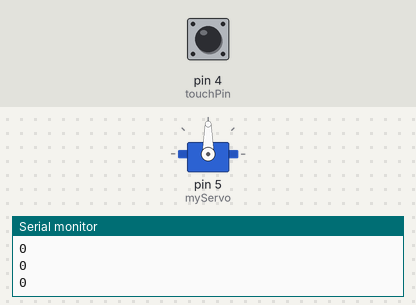
Bench run of a sketch on a simulated Arduino Uno, built with avr-gcc and run on an emulated ATmega328P. On the bench: servo, the last lines printed to the serial monitor. The test bench sets the inputs (shaded band); at power-on: pin 4 (touchPin) LOW.

Above: at 1.2 s.
1.3 s: pin 4 (touchPin) pulled HIGH for 3.2 s
At 5.6 s:
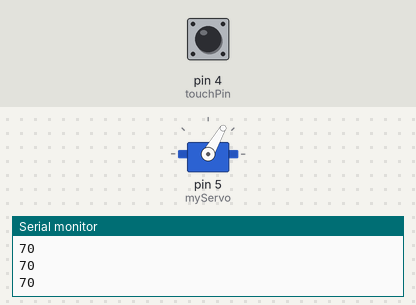
6.0 s: pin 4 (touchPin) pulled HIGH for 3.2 s
At 10.3 s:
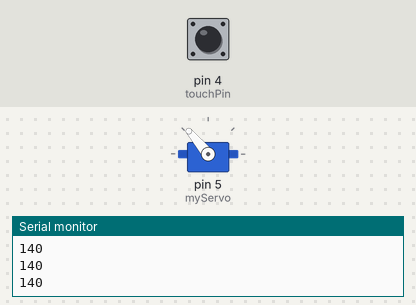
10.7 s: pin 4 (touchPin) pulled HIGH for 0.15 s
At 11.6 s:
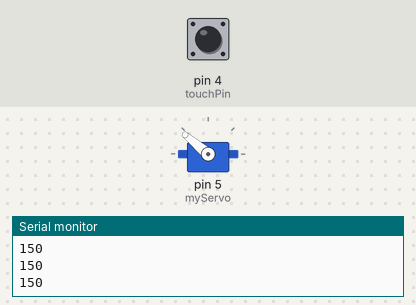
12.3 s: pin 4 (touchPin) pulled HIGH for 1 s
At 13.2 s:
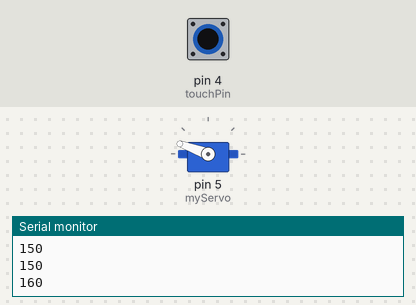
Timing chart, 0 to 15.3 s (numbered marks = the images above; inputs shaded):
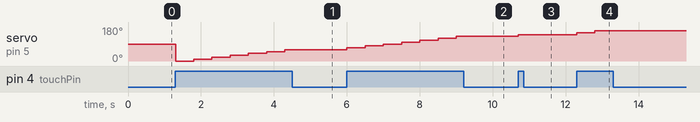

The sketch:

ServoModesAndControls_2.ino
```cpp
#include <Servo.h>

Servo myServo;
int touchPin = 4;
int pos = 0;

bool servo_direction = false; // true is up, flase is down;

void setup() {
  pinMode(touchPin, INPUT);
  myServo.attach(5);
  Serial.begin(9600);
}

void loop() {
  if(digitalRead(touchPin)){
    myServo.write(pos);
    delay(500);

    if(pos > 0 && pos < 180){
      if(servo_direction) {
        pos += 10;
      }
      else {
        pos -= 10;
      }
    }

    if(pos >= 180) {
      servo_direction = !servo_direction;
      pos -= 10;
    }
    if(pos <= 0){
      servo_direction = !servo_direction;
      pos += 10;
    }
  }
  Serial.println(pos);
}
```

Measured:
- after the input at 1.3 s, servo on pin 5 (myServo): 90° → 0° at once, → 10° 0.50 s later, → 20° 0.50 s later, → 30° 0.50 s later, … (7 changes in this stretch)
- after the input at 6.0 s, servo on pin 5 (myServo): moves from 60° to 130° over 3.0 s, starting at once
- after the input at 10.7 s, servo on pin 5 (myServo): 130° → 140° at once
- after the input at 12.3 s, servo on pin 5 (myServo): 140° → 150° at once, → 160° 0.50 s later
